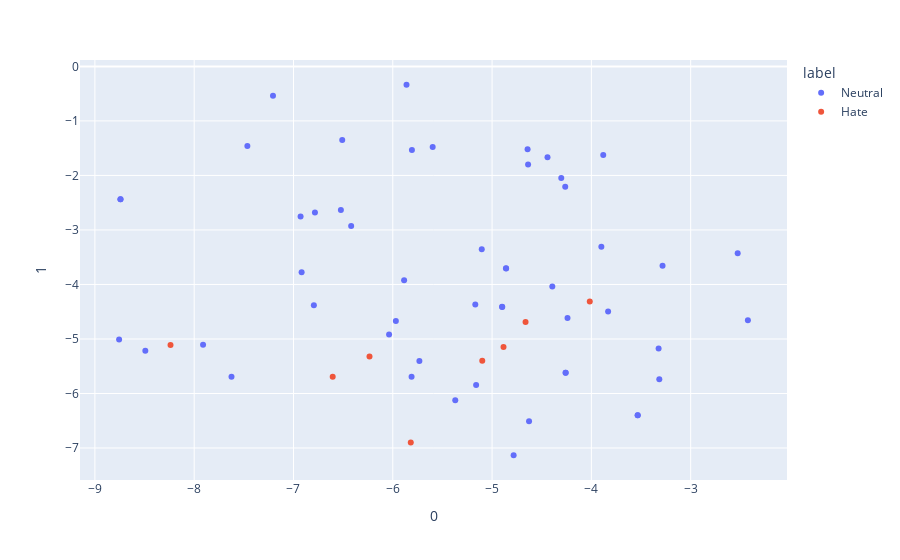

The code cell stored with this chart in its notebook:
### Code cell
texts = [sample["text"] for sample in test_ds] 
inputs = tokenizer(texts, return_tensors="pt", padding=True, truncation=True)

bert = peft_model.base_model.model.bert

bert = bert.cpu()
bert.eval()
with torch.no_grad():
    outputs = bert(**inputs)

tsne = TSNE()
to_vis = tsne.fit_transform(outputs.last_hidden_state[:,0,:].squeeze().numpy())

df = pd.DataFrame(to_vis)
df["label"] = [post["label"] for post in test_ds]
df["text"] = [post["text"] for post in test_ds]
fig = px.scatter(df, x=0, y=1, hover_data="text", color="label")
fig.show()

### Figure 1 — Plotly figure (JSON) as saved in the notebook; plotly's stock layout.template omitted (floating-point values rounded to 4 significant figures)
{"data": [{"customdata": [["@anonymized_account Lis biedny kręci się wokół własnego ogona i ciągle próbuję marudzić A to już mu nie wychodzi"], ["@anonymized_account A w Łodzi Panie Łukaszu na razie Hania,przez niektórych zwana szachrajka😁😁"], ["@anonymized_account Sorry Pogoń, trzech Waszych w moim @anonymized_account zostało."], ["@anonymized_account @anonymized_account Co ty tam w tym Koźlu Kędzierzysz?"], ["@anonymized_account no to jak to jest że się nie da grać w kosza a się wygrywa z mistrzyniami Europy ?"], ["@anonymized_account Lis biedny kręci się wokół własnego ogona i ciągle próbuję marudzić A to już mu nie wychodzi"], ["Podobno mają wprowadzić maseczki antysmogowe ze specjalnym otworkiem na papierosa."], ["Co się musi dziać teraz u @anonymized_account 😄"], ["Sprzedać za 50 mln Paulinho i kupić (podobno) za 30 mln Vidala - nie poznaję Barcelony."], ["@anonymized_account Panie Andrzeju jeszcze pan będzie prosił o te leki przeciw bólowe 😀"], ["@anonymized_account Pogba nie był na pozycji spalonej."], ["#dividetourwarsaw i need to know CO Z AKCJA KTÓRA WŁAŚNIE POWINNA IŚĆ NAM ZAJEBISCIE"], ["PROFESOR JEST NA SPOTIFY UMARŁAM XDD"], ["Dużo tego jeszcze było ale nie chce mi się pisać i tak nikogo to nie interesuje"], ["@anonymized_account @anonymized_account mi się ten styl podoba 💪 oby tak dalej :)"], ["@anonymized_account @anonymized_account @anonymized_account W stop klatkach widać ze jak by to było po stronie drugiej (legi) to karny by był"], ["@anonymized_account burmistrz z platka kwiatka przypomina mi burmistrza Kluczborka"], ["@anonymized_account @anonymized_account w ekstraklasie też nie ma"], ["Patrzysz na @anonymized_account @anonymized_account @anonymized_account i wiesz że idzie wojna"], ["RT @anonymized_account Przypominam.  Kto taśmami wojuje..."], ["vans do chuja przestań robić choć na chwilę zajebiste kolekcje bo w moim portfelu pieniądzen't"], ["@anonymized_account Już dwa lata temu powinni wygrac Euro."], ["@anonymized_account @anonymized_account A niby z jakiego powodu? Żeby mogła sprawować swój urząd? Chyba żart!"], ["@anonymized_account @anonymized_account @anonymized_account @anonymized_account Nieeee, Gryszkiewicz nie grał, to akurat nie o nim."], ["RT @anonymized_account Zawsze jak ide do przymiezalni do h\\u0026amp;m to przeżywam szok, ze naprawde wyglądam tak, jak widać to w tym lustrze od tylu…"], ["@anonymized_account @anonymized_account Według mnie to fake wypucha na zdjęciu niejest miś chyba żeby się tak strasznie zmienił w ostatnim czasie"], ["@anonymized_account @anonymized_account Nawet podobny do niego, prawda ?xD"], ["Bild po wczorajszej demolce przy Ł3: \\\"Po co w LM takie ogórki? III-ligowy Trier sprawił BVB w P. Niemiec więcej problemów niż Legia w LM\\\""], ["RT @anonymized_account Morawiecki senior robi w trąbę zmarłych, syn żywych. Taki podział ról."], ["@anonymized_account Pani Malarz trza być obiektywnym dziennikarką to ze legia gra piach to normalka nic dziwnego"], ["@anonymized_account A ManUtd czasami wczoraj nie odpadł ?:)"], ["@anonymized_account @anonymized_account a trenerem został Szymon Pawłowski :)"], ["@anonymized_account Nie nazwałbym tego dziennikarstwem 😂"], ["@anonymized_account o ile się nie myle to ta twarda ręka była jednym z powodów jego zwolnienia :)"], ["@anonymized_account Błędem było jego zatrudnienie a nie zwolnienie"], ["@anonymized_account @anonymized_account Oj tam, ale chyba po raz pierwszy odpadną przed nami 😂"], ["Podobno mają wprowadzić maseczki antysmogowe ze specjalnym otworkiem na papierosa."], ["RT @anonymized_account @anonymized_account @anonymized_account Wzrusza mnie ta wasza troska. I rozumiem ją. W końcu jest lotnisko w Niemczech. A więc u nas n…"], ["@anonymized_account @anonymized_account Nawet podobny do niego, prawda ?xD"], ["@anonymized_account @anonymized_account No pewnie. Niepełnosprawnych zamkneliscie w sejmie to się zrobiło bezpiecznie na ulicach. Taka prawda kłamco."], ["@anonymized_account Tomek niesluchaj radia jak juz tak Cię denerwuje zwykła reklama 😉 niejestem lekarzem ale podejrzewam chorobę zawodową🎤 🍻"], ["@anonymized_account @anonymized_account Według mnie to fake wypucha na zdjęciu niejest miś chyba żeby się tak strasznie zmienił w ostatnim czasie"], ["RT @anonymized_account @anonymized_account @anonymized_account dopiero po porodzie kobiety maja mgliste pojęcie o bólu mężczyzn z katarem."], ["@anonymized_account @anonymized_account Powinni jeszcze zaprosić Gmyza i odlot będzie pełny."], ["@anonymized_account dziś ciężko. Pół Warszawy postanowiło się umyć w tym samym czasie."], ["@anonymized_account @anonymized_account Aha, a ktoś cię zapraszał do rozmowy?"], ["RT @anonymized_account @anonymized_account @anonymized_account dopiero po porodzie kobiety maja mgliste pojęcie o bólu mężczyzn z katarem."], ["@anonymized_account @anonymized_account Dlatego to nie miało żadnego większego wpływu z żadnej ze stron."], ["@anonymized_account A Ty nigdy nie robisz dwóch rzeczy jednocześnie? Np. idziesz i żujesz gumę."], ["@anonymized_account @anonymized_account Trochę dużo tych trenerów :P"], ["Skoro wchodzi Góralski, to tym bardziej szkoda, że po drugiej stronie nie ma Vidala 😜"], ["@anonymized_account to ty chłopie nie płacz że mamy takie legendy.A wy macie kogo ? PiotraBanie ?@anonymized_account @anonymized_account @anonymized_account @anonymized_account"]], "hovertemplate": "label=Neutral<br>0=%{x}<br>1=%{y}<br>text=%{customdata[0]}<extra></extra>", "legendgroup": "Neutral", "marker": {"color": "#636efa", "symbol": "circle"}, "mode": "markers", "name": "Neutral", "orientation": "v", "showlegend": true, "type": "scatter", "x": [-4.86, -4.263, -5.104, -8.756, -7.911, -4.859, -3.533, -5.598, -3.316, -4.642, -4.783, -5.862, -7.206, -2.526, -6.523, -5.169, -3.832, -2.424, -4.393, -7.464, -3.283, -4.628, -7.624, -5.811, -6.509, -4.899, -8.742, -3.323, -5.161, -4.24, -6.928, -6.419, -4.303, -6.784, -6.918, -4.637, -3.533, -5.807, -8.742, -5.732, -4.442, -4.897, -4.259, -5.969, -5.371, -8.492, -4.259, -6.037, -6.795, -5.886, -3.88, -3.899], "xaxis": "x", "y": [-3.705, -2.208, -3.356, -5.009, -5.108, -3.705, -6.399, -1.48, -5.739, -1.519, -7.133, -0.3363, -0.5395, -3.428, -2.633, -4.37, -4.496, -4.656, -4.036, -1.46, -3.657, -6.509, -5.692, -5.691, -1.35, -4.41, -2.439, -5.174, -5.842, -4.615, -2.754, -2.926, -2.045, -2.682, -3.778, -1.8, -6.399, -1.532, -2.439, -5.404, -1.668, -4.413, -5.618, -4.671, -6.125, -5.218, -5.618, -4.917, -4.381, -3.924, -1.625, -3.308], "yaxis": "y"}, {"customdata": [["@anonymized_account @anonymized_account Jednostki wojskowe funkcjonują w oparciu o karty kredytowe? Lecz się człowieku."], ["@anonymized_account @anonymized_account @anonymized_account Jojo demokrata w akcji. Taki pospolity ćwierćmózg"], ["@anonymized_account A nastepni będą tacy jak Terlikowski spędzający czas w kolejce do psychiatry."], ["@anonymized_account Krystynę mi on przypomina ale trzeba mieć niepokoleji w głowie by się robić na Krystynę"], ["@anonymized_account czy Pan Waldemar ma zakaz wjazdu Parchu, czy nie ma?"], ["@anonymized_account @anonymized_account Raczej ma problem z głową. Tak jak Ty i Tobie podobni."], ["@anonymized_account Polacy też wiedzą, że jednym z największych debili jest niejaki Ziemkiewicz."], ["@anonymized_account @anonymized_account @anonymized_account Kurwa w jebany dzień parlamentaryzmu wszędzie barierki i psiarnia, no kurwa pięknie się to wspasowuje"]], "hovertemplate": "label=Hate<br>0=%{x}<br>1=%{y}<br>text=%{customdata[0]}<extra></extra>", "legendgroup": "Hate", "marker": {"color": "#EF553B", "symbol": "circle"}, "mode": "markers", "name": "Hate", "orientation": "v", "showlegend": true, "type": "scatter", "x": [-6.605, -4.885, -5.099, -4.016, -8.238, -6.234, -5.819, -4.663], "xaxis": "x", "y": [-5.693, -5.148, -5.401, -4.313, -5.111, -5.321, -6.898, -4.69], "yaxis": "y"}], "layout": {"legend": {"title": {"text": "label"}, "tracegroupgap": 0}, "margin": {"t": 60}, "xaxis": {"anchor": "y", "domain": [0, 1], "title": {"text": "0"}}, "yaxis": {"anchor": "x", "domain": [0, 1], "title": {"text": "1"}}}}
